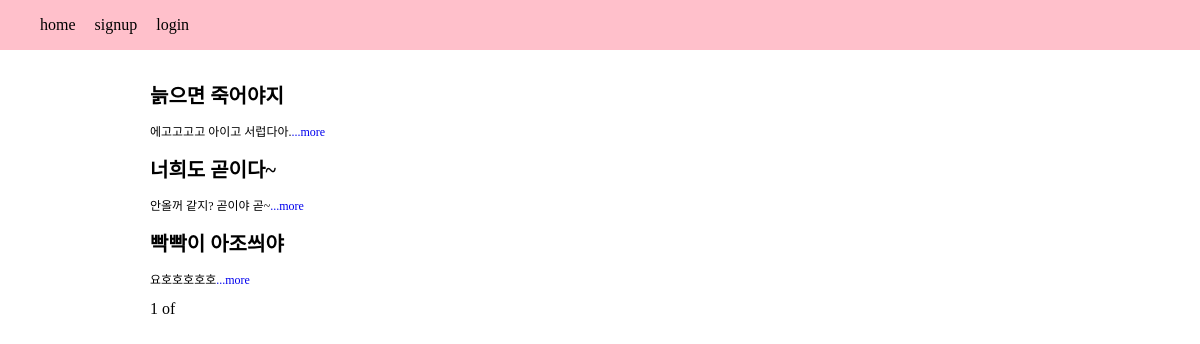
/, run on an earlier commit of the app's database.
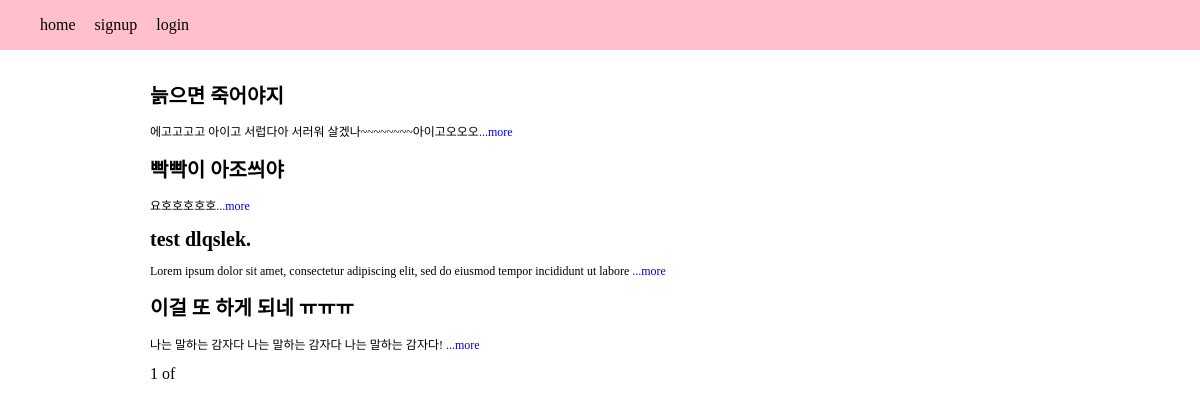
And on a later commit of the database.
### blog/models.py (models this page shows, shortened)
class Blog(models.Model):
    title = models.CharField(max_length = 2000)
    pub_dated = models.DateTimeField('data published')
    body = models.TextField()
    def summary(self):
        return self.body[:100]

### blog/views.py (the view)
# urls.py: 2. Add a URL to urlpatterns:  path('', views.home, name='home')
def home(request):
    blogs = Blog.objects
    blog_list = Blog.objects.all()
    paginator = Paginator(blog_list, 5)
    page = request.GET.get('page')
    posts = paginator.get_page(page)
    return render(request, 'home.html', {'blogs':blogs, 'posts':posts})

### blog/templates/home.html (shortened to what this page needs)
{% extends 'base.html' %}
{% block content %}
    {% for blog in posts %}
            <h1 class="main-title">{{blog.title}}</h1>
            <p class="main-summary">{{blog.summary}}<a href="{%url 'detail' blog.id %}">...more</a></p>
    {% endfor%}
    <span>{{posts.number}}</span>
    <span>of</span>
    <br>
    <br>
    <div class="container">
        <div id="map" style="width:500px;height:400px;"></div>
    </div>
    <br>
    <br>
    <br>
{% endblock %}

What changed in the data, as far as the page shows it:
removed Blog: title "너희도 곧이다~", summary "안올꺼 같지? 곧이야 곧~"
changed Blog "늙으면 죽어야지": summary "에고고고고 아이고 서럽다아." → "에고고고고 아이고 서럽다아 서러워 살겠나~~~~~~~~아이고오오오"
added Blog: title "test dlqslek.", summary "Lorem ipsum dolor sit amet, consectetur adipiscing elit, sed do eiusmod tempor incididunt ut labore"
added Blog: title "이걸 또 하게 되네 ㅠㅠㅠ", summary "나는 말하는 감자다 나는 말하는 감자다 나는 말하는 감자다!"
